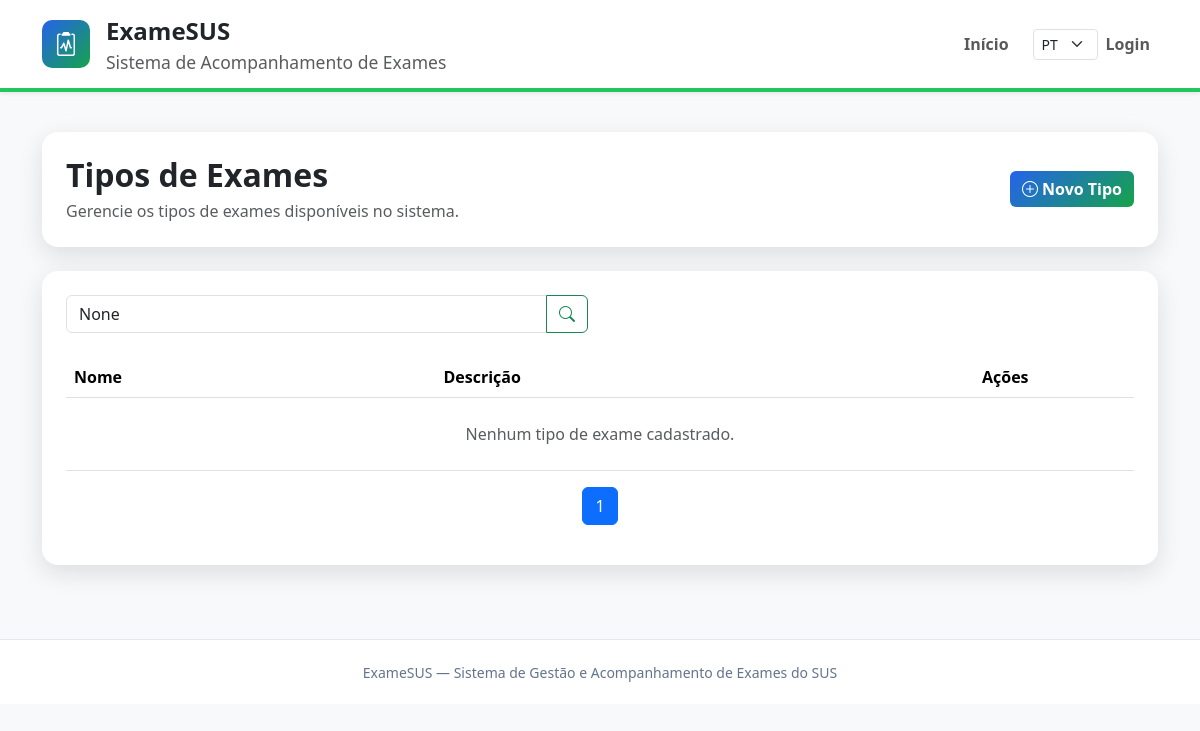
The app's page /exames/tipos/, older data.
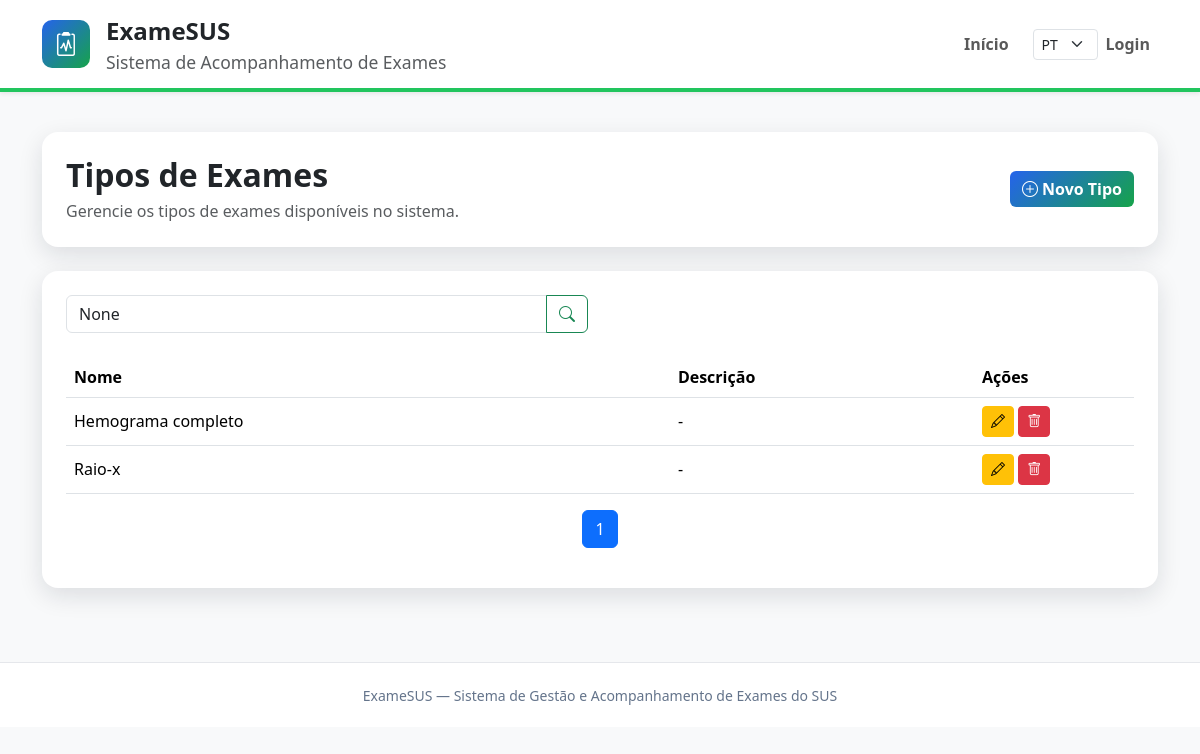
The same page, newer data.
### exames/models.py (models this page shows, shortened)
class TipoExame(models.Model):
    nome = models.CharField(
        max_length=100,
        unique=True
    )
    descricao = models.TextField(
        blank=True,
        null=True
    )

### exames/views.py (the view)
# urls.py: path("tipos/", views.listar_tipos, name="listar_tipos"),
def listar_tipos(request):
    pesquisa = request.GET.get("q")
    tipos = TipoExame.objects.all().order_by("nome")
    if pesquisa:
        tipos = tipos.filter(nome__icontains=pesquisa)
    paginator = Paginator(tipos, 10)
    page = request.GET.get("page")
    tipos = paginator.get_page(page)
    return render(request, "exames/listar.html", {
        "tipos": tipos,
        "pesquisa": pesquisa,
    })

### templates/exames/listar.html (shortened to what this page needs)
{% extends 'base.html' %}
{% block content %}
<section class="container py-4">
    <div class="card card-examesus p-4 mb-4">
        <div class="d-flex justify-content-between align-items-center">
            <div>
                <h2 class="fw-bold mb-1">Tipos de Exames</h2>
                <p class="text-muted mb-0">Gerencie os tipos de exames disponíveis no sistema.</p>
            </div>
            <a href="{% url 'exames:criar_tipo' %}" class="btn btn-examesus">
                <i class="bi bi-plus-circle"></i> Novo Tipo
            </a>
        </div>
    </div>
    <div class="card card-examesus p-4">
        <form method="get" class="row mb-4">
            <div class="col-md-6">
                <div class="input-group">
                    <input type="text" name="q" class="form-control"
                           placeholder="Pesquisar tipo de exame..."
                           value="{{ pesquisa }}">
                    <button class="btn btn-outline-success">
                        <i class="bi bi-search"></i>
                    </button>
                </div>
            </div>
        </form>
        <div class="table-responsive">
            <table class="table table-hover align-middle">
                <thead>
                    <tr>
                        <th>Nome</th>
                        <th>Descrição</th>
                        <th width="160">Ações</th>
                    </tr>
                </thead>
                <tbody>
                {% for tipo in tipos %}
                    <tr>
                        <td>{{ tipo.nome }}</td>
                        <td>{{ tipo.descricao|default:"-" }}</td>
                        <td>
                            <a href="{% url 'exames:editar_tipo' tipo.id %}" class="btn btn-warning btn-sm">
                                <i class="bi bi-pencil"></i>
                            </a>
                            <button class="btn btn-danger btn-sm"
                                    data-bs-toggle="modal"
                                    data-bs-target="#modalExcluir{{ tipo.id }}">
                                <i class="bi bi-trash"></i>
                            </button>
                        </td>
                    </tr>
                {% empty %}
                    <tr>
                        <td colspan="3" class="text-center text-muted py-4">
                            Nenhum tipo de exame cadastrado.
                        </td>
                    </tr>
                {% endfor %}
                </tbody>
            </table>
        </div>
        <nav>
            <ul class="pagination justify-content-center">
                <li class="page-item active">
                    <span class="page-link">{{ tipos.number }}</span>
                </li>
            </ul>
        </nav>
    </div>
</section>
{% endblock %}

### templates/base.html (shortened to what this page needs)
{% load static %}
<!DOCTYPE html>
<html lang="pt-br">
<head>
    <link href="https://cdn.jsdelivr.net/npm/bootstrap@5.3.7/dist/css/bootstrap.min.css" rel="stylesheet">
    <link rel="stylesheet"
          href="https://cdn.jsdelivr.net/npm/bootstrap-icons@1.13.1/font/bootstrap-icons.min.css">
    <link rel="stylesheet" href="{% static 'css/style.css' %}">
</head>
<body class="bg-light">
    {% include "includes/navbar.html" %}
    <main>
        {% block content %}
        {% endblock %}
    </main>
    {% include "includes/footer.html" %}
</body>
</html>

### templates/includes/navbar.html (shortened to what this page needs)
{% load i18n %}
<nav class="navbar navbar-expand-lg bg-white shadow-sm navbar-examesus">
    <div class="container">
        <a class="navbar-brand d-flex align-items-center gap-3" href="{% url 'core:home' %}">
            <div class="logo-box">
                <i class="bi bi-clipboard2-pulse"></i>
            </div>
            <div>
                <strong class="fs-4 text-dark">ExameSUS</strong>
                <div class="small text-muted">Sistema de Acompanhamento de Exames</div>
            </div>
        </a>
        <div class="collapse navbar-collapse" id="menuNavbar">
            <ul class="navbar-nav ms-auto fw-semibold align-items-lg-center">
                <li class="nav-item">
                    <a class="nav-link" href="{% url 'core:home' %}">Início</a>
                </li>
                <li class="nav-item ms-lg-3">
                    <form action="{% url 'set_language' %}" method="post">
                        <select name="language"
                                class="form-select form-select-sm"
                                onchange="this.form.submit()">
                            <option value="pt-br" {% if LANGUAGE == "pt-br" %}selected{% endif %}>PT</option>
                        </select>
                    </form>
                </li>
                {% if user.is_authenticated %}
                    {% if request.session.perfil == "ADMIN" %}
                        <li class="nav-item">
                            <a class="nav-link" href="{% url 'core:dashboard_admin' %}">Admin</a>
                        </li>
                    {% elif request.session.perfil == "PROFISSIONAL" %}
                        <li class="nav-item">
                            <a class="nav-link" href="{% url 'core:dashboard_profissional' %}">Profissional</a>
                        </li>
                    {% elif request.session.perfil == "CIDADAO" %}
                        <li class="nav-item">
                            <a class="nav-link" href="{% url 'core:dashboard_cidadao' %}">Cidadão</a>
                        </li>
                    {% endif %}
                    <li class="nav-item ms-lg-3">
                        <a class="btn btn-outline-danger btn-sm" href="{% url 'core:logout' %}">
                            <i class="bi bi-box-arrow-right"></i> Sair
                        </a>
                    </li>
                {% else %}
                    <li class="nav-item">
                        <a class="nav-link" href="{% url 'core:login' %}">Login</a>
                    </li>
                {% endif %}
            </ul>
        </div>
    </div>
</nav>

### templates/includes/footer.html
<footer class="footer-examesus">
    <div class="container text-center">
        <small>ExameSUS — Sistema de Gestão e Acompanhamento de Exames do SUS</small>
    </div>
</footer>

### static/css/style.css (style rules this page uses)
:root { --azul: #2563eb; --verde: #16a34a; --roxo: #7c3aed; --laranja: #f97316; --fundo: #eef8ff; --texto: #0f172a; }
body { background: var(--fundo); color: var(--texto); min-height: 100vh; }
.navbar-examesus { border-bottom: 4px solid #22c55e; }
.logo-box { width: 48px; height: 48px; border-radius: 10px; background: linear-gradient(135deg, var(--azul), var(--verde)); color: white; display: flex; align-items: center; justify-content: center; font-size: 24px; }
.footer-examesus { background: white; border-top: 1px solid #e5e7eb; padding: 20px 0; margin-top: 50px; color: #64748b; }
.btn-examesus { background: linear-gradient(135deg, var(--azul), var(--verde)); color: white; border: none; font-weight: 600; }
.card-examesus { border: none; border-radius: 16px; box-shadow: 0 8px 24px rgba(15, 23, 42, 0.12); }

Row changes from the older to the newer data that the page shows:
added TipoExame: nome "Hemograma completo", descricao "-"
added TipoExame: nome "Raio-x", descricao "-"
Text that changed along with them:
text no longer shown: "Nenhum tipo de exame cadastrado."
